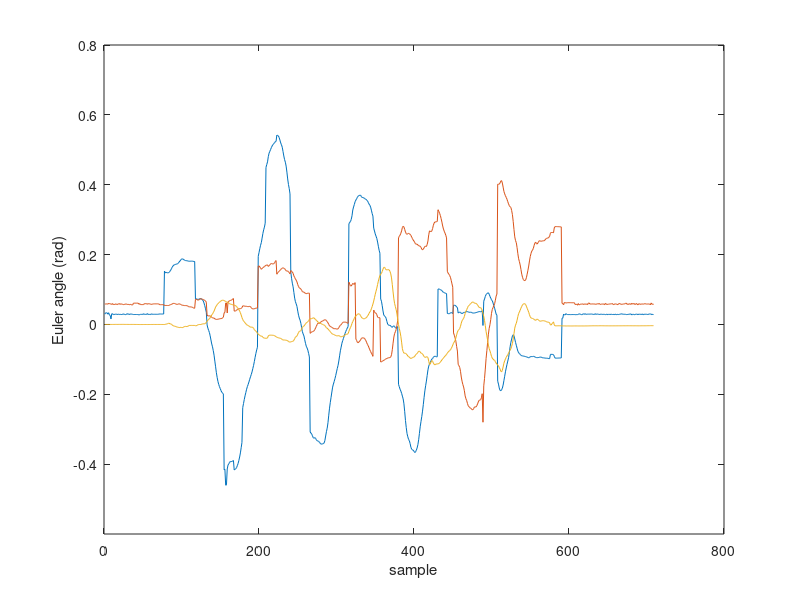
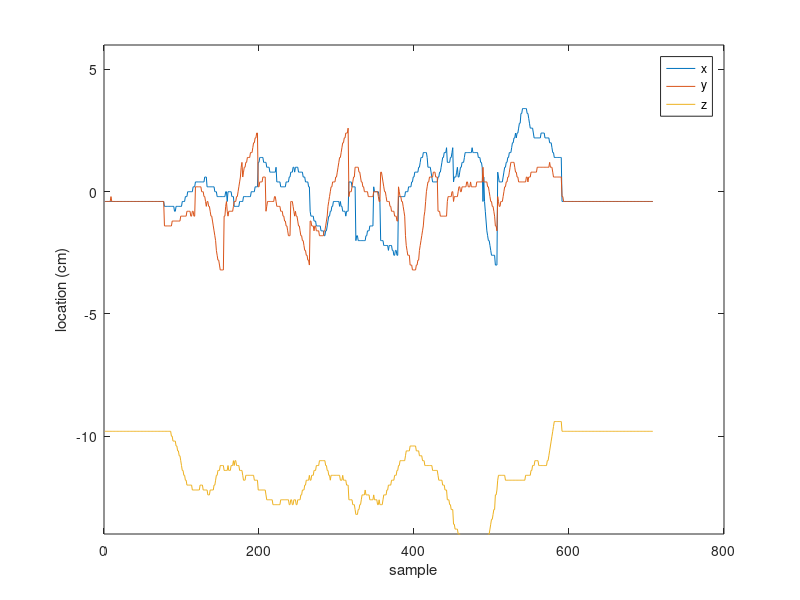

MATLAB code for these plots, in order:
clear; clc
data1 = load('rot1_Euler.txt');
plot(data1')
ylim([-0.6 0.8])
xlabel('sample')
ylabel('Euler angle (rad)')

%%
data2 = load('rot1_loc_mag.txt');
figure
plot(data2')
ylim([-14 6])
xlabel('sample')
ylabel('location (cm)')
legend('x', 'y', 'z')